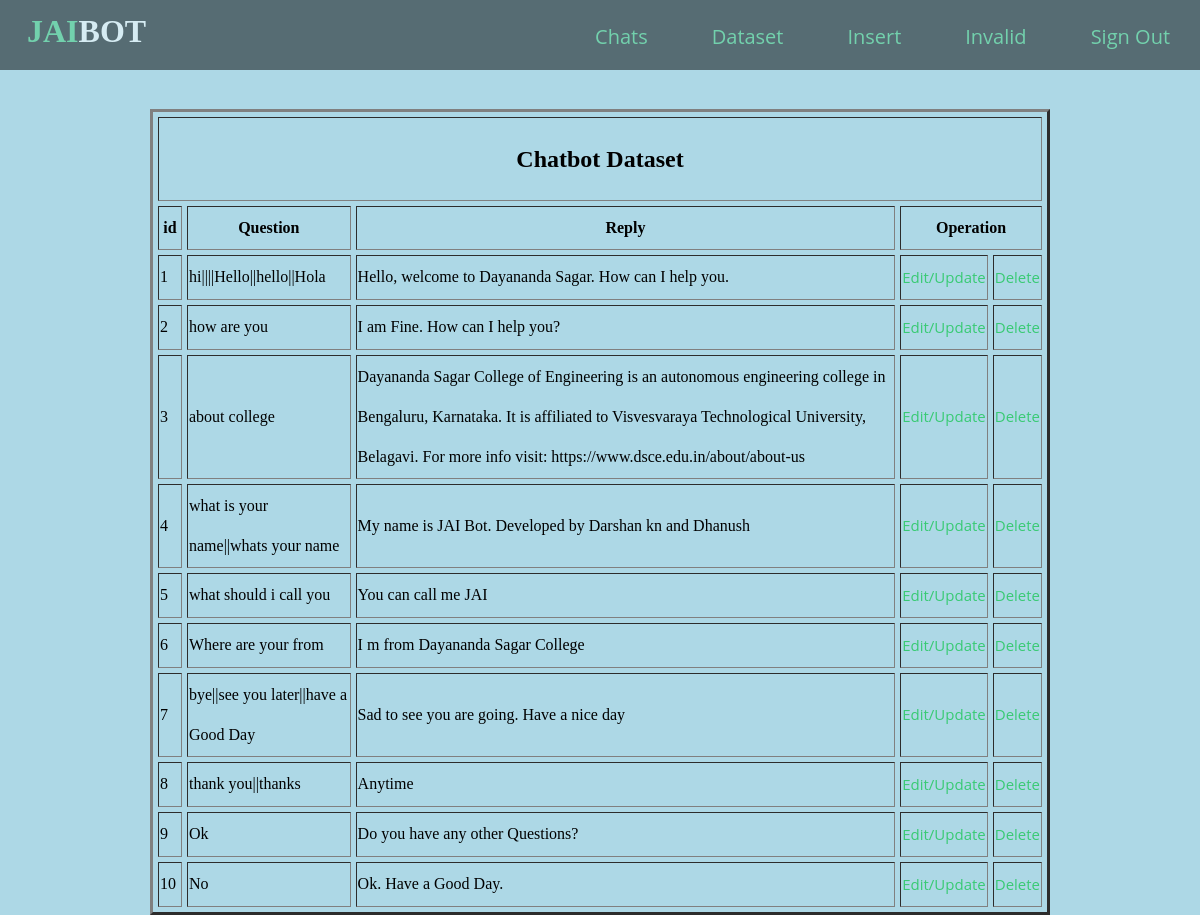
The app's page /qna.php with its own data.
### tables this page shows
CREATE TABLE `chatbot_hints` (
  `id` int(11) NOT NULL,
  `question` varchar(100) NOT NULL,
  `reply` varchar(800) NOT NULL
);

### qna.php (the view, shortened to what this page needs)
<!DOCTYPE html>
<html lang="en">
<head>
	<link rel="stylesheet" href="navbar.css">
</head>
<header>
	<h1>JAI<span>BOT</span></span></h1>
	<nav>
		<ul>
		<li><a href="adminlogin.php" style="font-size:20px">Chats</a></li>
		<li><a href="qna.php" style="font-size:20px">Dataset</a></li>
		<li><a href="insert.php" style="font-size:20px">Insert</a></li>
		<li><a href="invalid.php" style="font-size:20px">Invalid</a></li>
		<li><a href="index.php" style="font-size:20px">Sign Out</a></li>
		</ul>
	</nav>
</header>
<br>
<br>
<br>
<br>
<br>
<body>
	<table  cellspacing="5" align="center" border="3px" style="width: 900px;line-height: 40px">
		<tr>
			<th colspan="5"><h2>Chatbot Dataset</h2></th>
		<tr>
			<th width="20px">id</th>
			<th align="center">Question</th>
			<th align="center">Reply</th>
			<th colspan="2" align="center" >Operation</th>
		</tr>
		<?php
		$conn=mysqli_connect("localhost","root","","youtube");
		$sql = "SELECT id,question,reply from chatbot_hints";
		$result= $conn-> query($sql);
		if($result-> num_rows >0){
			while ($row =$result ->fetch_assoc()) {
				echo "<tr>
				<td>".$row["id"]."</td>
				<td>".$row["question"]." </td>
				<td> ".$row["reply"]." </td>
				<td><a href='update.php?rn=$row[id]&ques=$row[question]&rep=$row[reply]' style='font-size:15px'>Edit/Update</td>
				<td><a href='delete.php?rn=$row[id] onclick='return checkdelete()' style='font-size:15px'>Delete</td></tr> ";
			}
			echo "</table>";
		}
		else{
		}
		?>
</body>
</html>

### navbar.css (style rules this page uses)
body,html { margin: 0; padding: 0; }
header { width: 100%; height: 70px; background-color: #282828; }
h1 { position: absolute; padding: 3px; float: left; margin-left: 2%; margin-top: 10px; font-family: 'Alfa Slab One',cursive; color: #39ca74; }
span { color: #ffffff; }
ul { width: auto; float: right; margin-top: 8px; }
li { display: inline-block; padding: 15px 30px; }
a { text-align: center; color: #39ca74; text-decoration: none; font-family: 'Open Sans',sans-serif; font-size: 0.8vw; }

### qna.php (style rules this page uses)
body { background-color: LightBlue; background-repeat: no-repeat; background-attachment: fixed; background-size: 100% 100%; }
header { background-color: Black; opacity: 0.5; position: fixed; width: 100%; }

### records on screen
chatbot_hints: id "1", question "hi||||Hello||hello||Hola", reply "Hello, welcome to Dayananda Sagar. How can I help you."
chatbot_hints: id "2", question "how are you", reply "I am Fine. How can I help you?"
chatbot_hints: id "3", question "about college", reply "Dayananda Sagar College of Engineering is an autonomous engineering college in Bengaluru, Karnataka. It is affiliated to Visvesvaraya Technological University, Belagavi. For more info visit: https://www.dsce.edu.in/about/about-us"
chatbot_hints: id "4", question "what is your name||whats your name", reply "My name is JAI Bot. Developed by Darshan kn and Dhanush"
chatbot_hints: id "5", question "what should i call you", reply "You can call me JAI"
chatbot_hints: id "6", question "Where are your from", reply "I m from Dayananda Sagar College"
chatbot_hints: id "7", question "bye||see you later||have a Good Day", reply "Sad to see you are going. Have a nice day"
chatbot_hints: id "8", question "thank you||thanks", reply "Anytime"
chatbot_hints: id "9", question "Ok", reply "Do you have any other Questions?"
chatbot_hints: id "10", question "No", reply "Ok. Have a Good Day."
